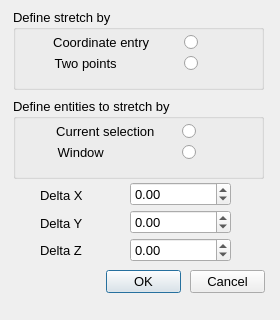
<?xml version="1.0" encoding="UTF-8"?>
<ui version="4.0">
 <class>Stretch_Dialog</class>
 <widget class="QDialog" name="Stretch_Dialog">
  <property name="geometry">
   <rect>
    <x>0</x>
    <y>0</y>
    <width>280</width>
    <height>320</height>
   </rect>
  </property>
  <property name="minimumSize">
   <size>
    <width>280</width>
    <height>320</height>
   </size>
  </property>
  <property name="maximumSize">
   <size>
    <width>280</width>
    <height>320</height>
   </size>
  </property>
  <property name="font">
   <font>
    <pointsize>10</pointsize>
   </font>
  </property>
  <property name="windowTitle">
   <string>Stretch Options</string>
  </property>
  <widget class="QPushButton" name="_2">
   <property name="geometry">
    <rect>
     <x>190</x>
     <y>270</y>
     <width>75</width>
     <height>23</height>
    </rect>
   </property>
   <property name="text">
    <string>Cancel</string>
   </property>
   <property name="autoDefault">
    <bool>false</bool>
   </property>
  </widget>
  <widget class="QPushButton" name="_1">
   <property name="geometry">
    <rect>
     <x>106</x>
     <y>270</y>
     <width>75</width>
     <height>23</height>
    </rect>
   </property>
   <property name="text">
    <string>OK</string>
   </property>
   <property name="default">
    <bool>true</bool>
   </property>
  </widget>
  <widget class="QGroupBox" name="groupBox">
   <property name="geometry">
    <rect>
     <x>13</x>
     <y>9</y>
     <width>251</width>
     <height>81</height>
    </rect>
   </property>
   <property name="font">
    <font>
     <pointsize>10</pointsize>
    </font>
   </property>
   <property name="title">
    <string>Define stretch by</string>
   </property>
   <widget class="QRadioButton" name="_100">
    <property name="geometry">
     <rect>
      <x>18</x>
      <y>23</y>
      <width>167</width>
      <height>20</height>
     </rect>
    </property>
    <property name="font">
     <font>
      <pointsize>10</pointsize>
     </font>
    </property>
    <property name="layoutDirection">
     <enum>Qt::RightToLeft</enum>
    </property>
    <property name="text">
     <string>Coordinate entry        </string>
    </property>
   </widget>
   <widget class="QRadioButton" name="_101">
    <property name="geometry">
     <rect>
      <x>28</x>
      <y>44</y>
      <width>157</width>
      <height>20</height>
     </rect>
    </property>
    <property name="font">
     <font>
      <pointsize>10</pointsize>
     </font>
    </property>
    <property name="layoutDirection">
     <enum>Qt::RightToLeft</enum>
    </property>
    <property name="text">
     <string>Two points                 </string>
    </property>
   </widget>
  </widget>
  <widget class="QLabel" name="label_7">
   <property name="geometry">
    <rect>
     <x>40</x>
     <y>213</y>
     <width>71</width>
     <height>20</height>
    </rect>
   </property>
   <property name="font">
    <font>
     <pointsize>10</pointsize>
    </font>
   </property>
   <property name="text">
    <string>Delta Y</string>
   </property>
   <property name="alignment">
    <set>Qt::AlignLeading|Qt::AlignLeft|Qt::AlignVCenter</set>
   </property>
  </widget>
  <widget class="QLabel" name="label_8">
   <property name="geometry">
    <rect>
     <x>40</x>
     <y>185</y>
     <width>71</width>
     <height>20</height>
    </rect>
   </property>
   <property name="font">
    <font>
     <pointsize>10</pointsize>
    </font>
   </property>
   <property name="text">
    <string>Delta X</string>
   </property>
   <property name="alignment">
    <set>Qt::AlignLeading|Qt::AlignLeft|Qt::AlignVCenter</set>
   </property>
  </widget>
  <widget class="QLabel" name="label_9">
   <property name="geometry">
    <rect>
     <x>40</x>
     <y>240</y>
     <width>71</width>
     <height>20</height>
    </rect>
   </property>
   <property name="font">
    <font>
     <pointsize>10</pointsize>
    </font>
   </property>
   <property name="text">
    <string>Delta Z</string>
   </property>
   <property name="alignment">
    <set>Qt::AlignLeading|Qt::AlignLeft|Qt::AlignVCenter</set>
   </property>
  </widget>
  <widget class="QGroupBox" name="groupBox_2">
   <property name="geometry">
    <rect>
     <x>13</x>
     <y>98</y>
     <width>251</width>
     <height>81</height>
    </rect>
   </property>
   <property name="font">
    <font>
     <pointsize>10</pointsize>
    </font>
   </property>
   <property name="title">
    <string>Define entities to stretch by</string>
   </property>
   <widget class="QRadioButton" name="_105">
    <property name="geometry">
     <rect>
      <x>18</x>
      <y>23</y>
      <width>165</width>
      <height>20</height>
     </rect>
    </property>
    <property name="font">
     <font>
      <pointsize>10</pointsize>
     </font>
    </property>
    <property name="layoutDirection">
     <enum>Qt::RightToLeft</enum>
    </property>
    <property name="text">
     <string>Current selection      </string>
    </property>
   </widget>
   <widget class="QRadioButton" name="_106">
    <property name="geometry">
     <rect>
      <x>16</x>
      <y>44</y>
      <width>167</width>
      <height>20</height>
     </rect>
    </property>
    <property name="font">
     <font>
      <pointsize>10</pointsize>
     </font>
    </property>
    <property name="layoutDirection">
     <enum>Qt::RightToLeft</enum>
    </property>
    <property name="text">
     <string>Window                    </string>
    </property>
   </widget>
  </widget>
  <widget class="RCDoubleSpinBox" name="_102">
   <property name="geometry">
    <rect>
     <x>130</x>
     <y>182</y>
     <width>101</width>
     <height>24</height>
    </rect>
   </property>
   <property name="minimum">
    <double>-1000000000.000000000000000</double>
   </property>
   <property name="maximum">
    <double>1000000000.000000000000000</double>
   </property>
  </widget>
  <widget class="RCDoubleSpinBox" name="_103">
   <property name="geometry">
    <rect>
     <x>130</x>
     <y>210</y>
     <width>101</width>
     <height>24</height>
    </rect>
   </property>
   <property name="minimum">
    <double>-1000000000.000000000000000</double>
   </property>
   <property name="maximum">
    <double>1000000000.000000000000000</double>
   </property>
  </widget>
  <widget class="RCDoubleSpinBox" name="_104">
   <property name="geometry">
    <rect>
     <x>130</x>
     <y>238</y>
     <width>101</width>
     <height>24</height>
    </rect>
   </property>
   <property name="decimals">
    <number>2</number>
   </property>
   <property name="minimum">
    <double>-1000000000.000000000000000</double>
   </property>
   <property name="maximum">
    <double>1000000000.000000000000000</double>
   </property>
  </widget>
 </widget>
 <customwidgets>
  <customwidget>
   <class>RCDoubleSpinBox</class>
   <extends>QDoubleSpinBox</extends>
   <header>../RealCADQt/source/rcdoublespinbox.h</header>
  </customwidget>
 </customwidgets>
 <resources/>
 <connections/>
</ui>
